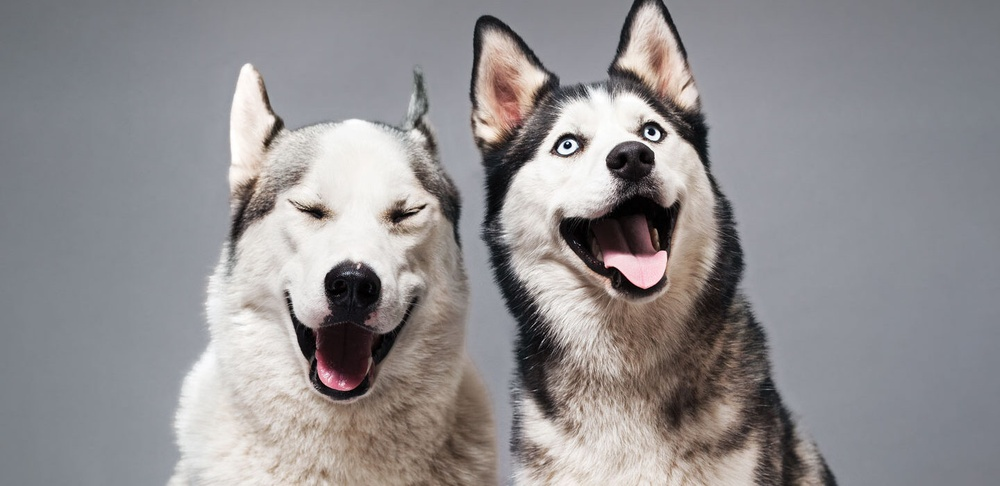
#> input picture Homework/Lesson_60/dogs.jpg, 1000 x 486 px, shrunk from 1440 x 700 before the run
$ jupyter execute Lesson_60.ipynb
#> lines starting #> are read from the running program, lines starting #| are printed output that depends on the picture; after the words box and inside, x2 and y2 are one past the last pixel; in counts of white or black regions, pixels touching at a corner belong together
[cell 1]
import cv2
import numpy as np

[cell 2]
dogs = cv2.imread('dogs.jpg')
#> dogs is the input picture: shape (486, 1000, 3); mean B, G, R 144.2, 142.7, 145.7
topo = cv2.imread('topo.jpg')
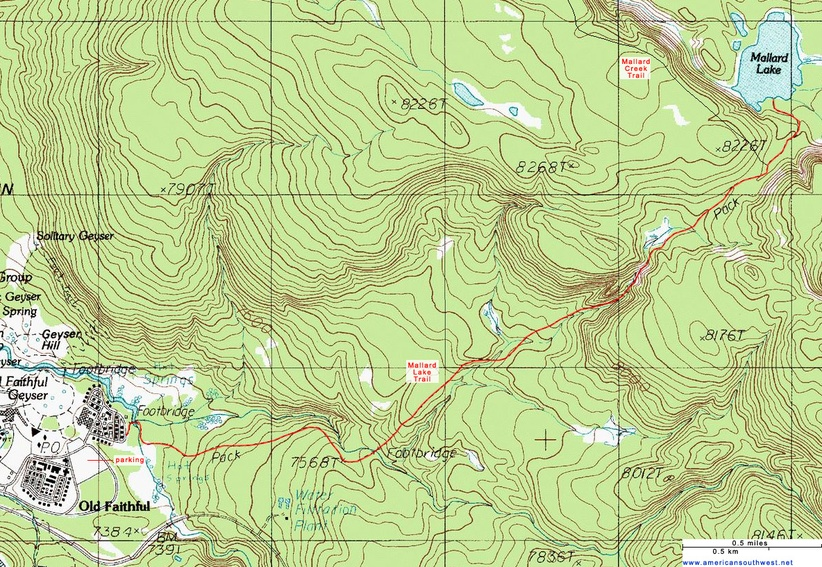
#> input picture Homework/Lesson_60/topo.jpg, 822 x 567 px, shrunk from 1184 x 816 before the run
#> topo is the input picture: shape (567, 822, 3); mean B, G, R 147.6, 210.3, 191

[cell 3]
gray_dogs = cv2.cvtColor(dogs, cv2.COLOR_BGR2GRAY)
gray_topo = cv2.cvtColor(topo, cv2.COLOR_BGR2GRAY)
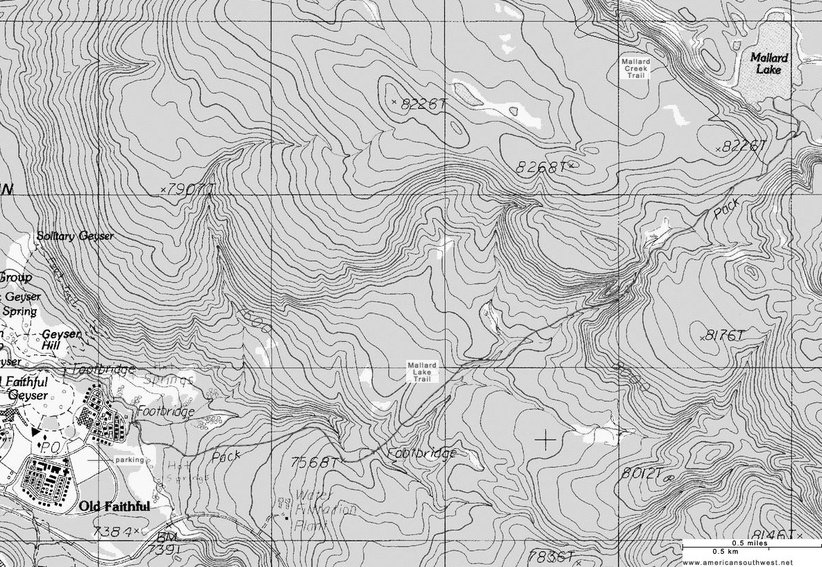
#> gray_topo: shape (567, 822); min 0, max 255, mean 197.4

[cell 4]
sobel_kernel_x = np.array([[-1, 0, 1], [-2, 0, 2], [-1, 0, 1]])
sobel_kernel_y = np.array([[-1, -2, -1], [0, 0, 0], [1, 2, 1]])

[cell 5]
sobel_x = cv2.filter2D(gray_dogs, -1, sobel_kernel_x)
sobel_y = cv2.filter2D(gray_dogs, -1, sobel_kernel_y)
sobel_dogs = sobel_x + sobel_y
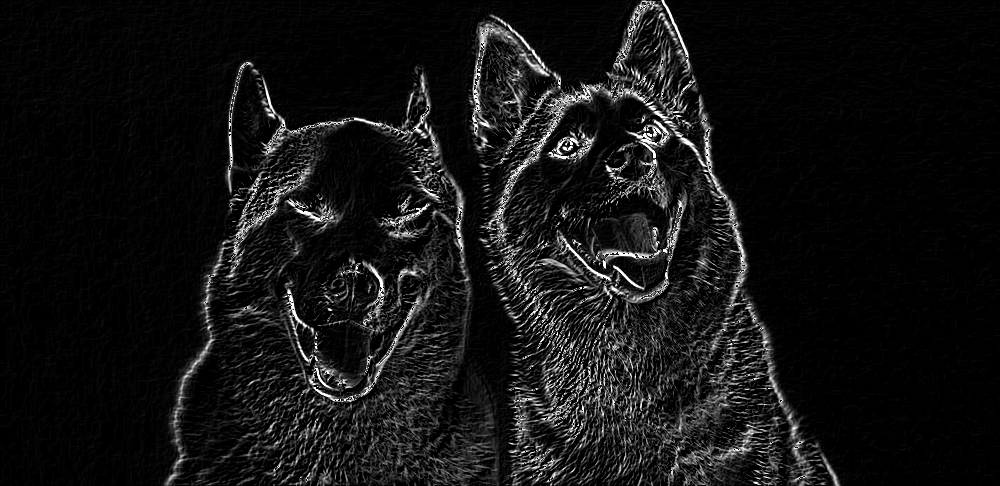
#> sobel_dogs: shape (486, 1000); min 0, max 255, mean 19.7

sobel_x = cv2.filter2D(gray_topo, -1, sobel_kernel_x)
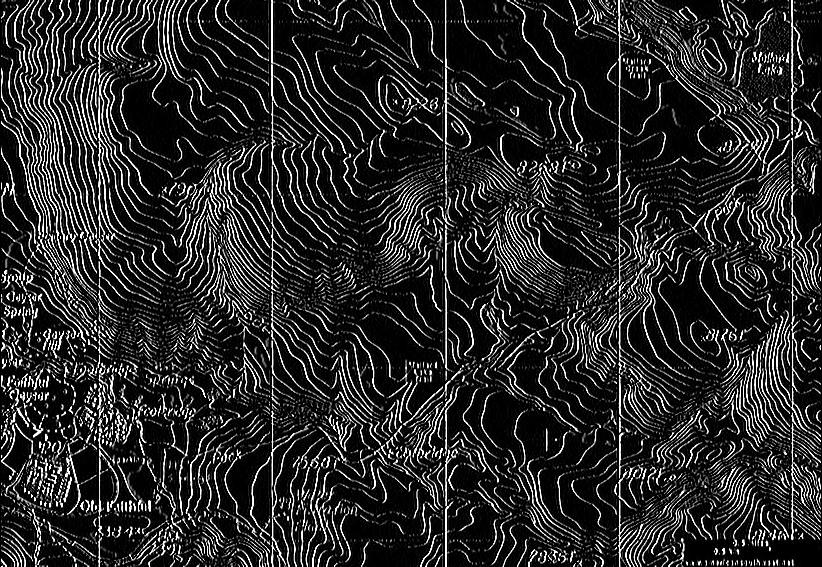
#> sobel_x: shape (567, 822); min 0, max 255, mean 41.5
sobel_y = cv2.filter2D(gray_topo, -1, sobel_kernel_y)
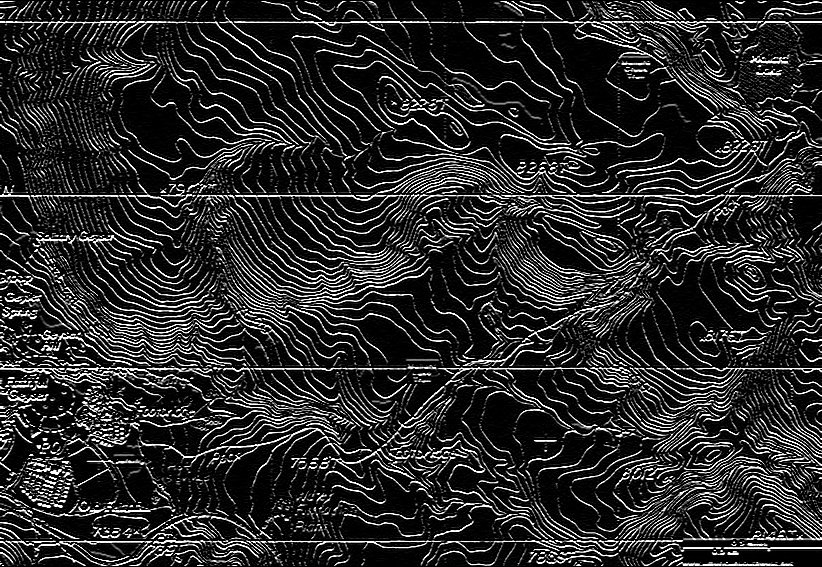
#> sobel_y: shape (567, 822); min 0, max 255, mean 42.5
sobel_topo = sobel_x + sobel_y
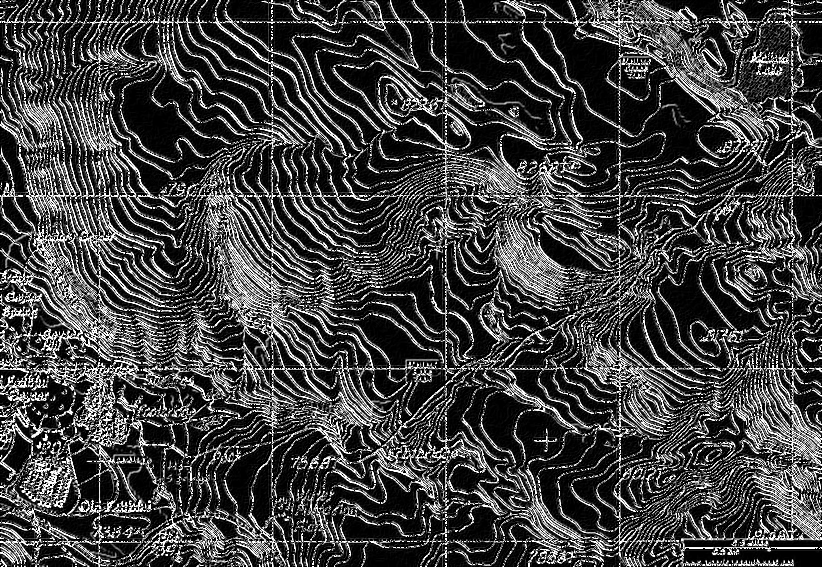
#> sobel_topo: shape (567, 822); min 0, max 255, mean 65.8

[cell 6]
cv2.imshow('sobel_dogs', sobel_dogs)
cv2.imshow('sobel_topo', sobel_topo)
cv2.waitKey(0)
cv2.destroyAllWindows()

[cell 7]
canny_dog = cv2.Canny(gray_dogs, 50, 150)
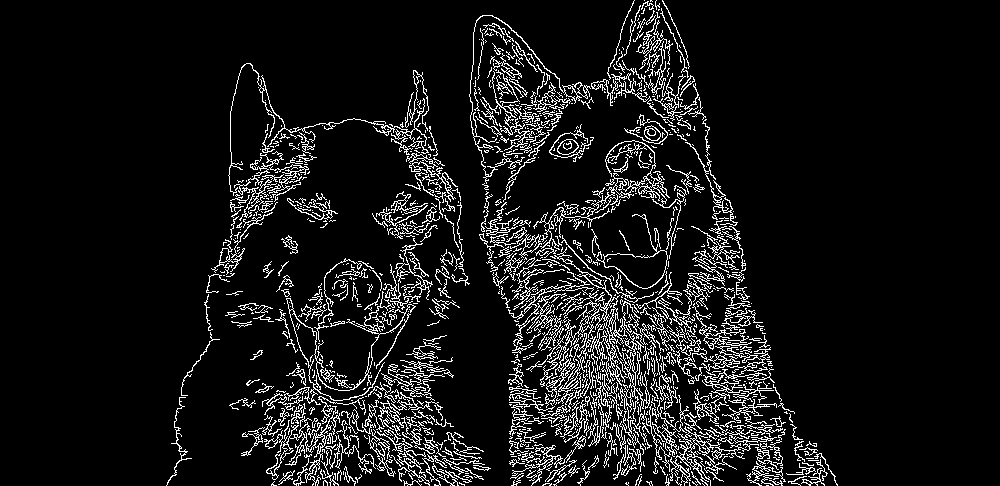
#> canny_dog: shape (486, 1000); 8.7% white in thin lines or dots, all inside (x1, y1, x2, y2) = (166, 0, 838, 486)
canny_topo = cv2.Canny(gray_topo, 50, 150)
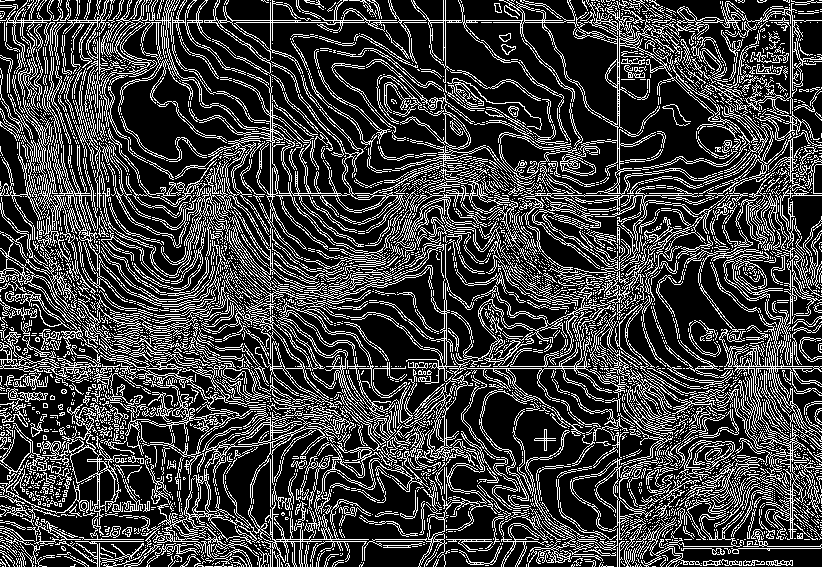
#> canny_topo: shape (567, 822); 24.7% white in thin lines or dots

[cell 8]
cv2.imshow('canny_dogs', canny_dog)
cv2.imshow('canny_topo', canny_topo)
cv2.waitKey(0)
cv2.destroyAllWindows()

[cell 9]
roberts_kernel_x = np.array([[1, 0], [0, -1]])
roberts_kernel_y = np.array([[0, 1], [-1, 0]])

[cell 10]
roberts_x = cv2.filter2D(gray_dogs, -1, roberts_kernel_x)
roberts_y = cv2.filter2D(gray_dogs, -1, roberts_kernel_y)
roberts_dogs = roberts_x + roberts_y

roberts_x = cv2.filter2D(gray_topo, -1, roberts_kernel_x)
#> roberts_x: shape (567, 822)
roberts_y = cv2.filter2D(gray_topo, -1, roberts_kernel_y)
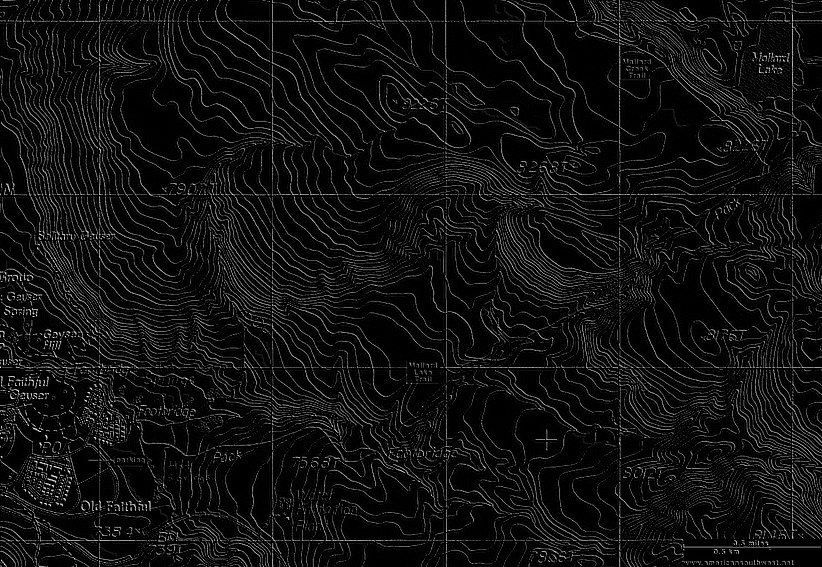
#> roberts_y: shape (567, 822); min 0, max 255, mean 16.1
roberts_topo = roberts_x + roberts_y
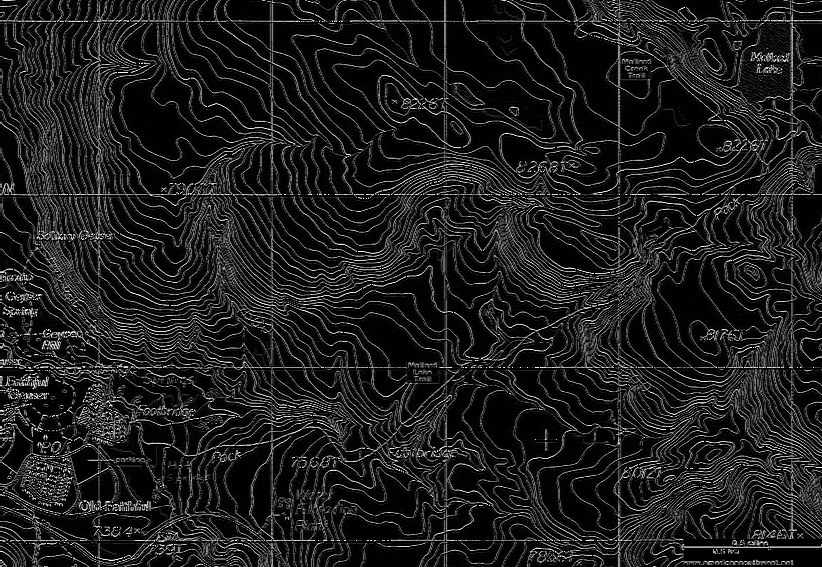
#> roberts_topo: shape (567, 822); min 0, max 255, mean 29.6
